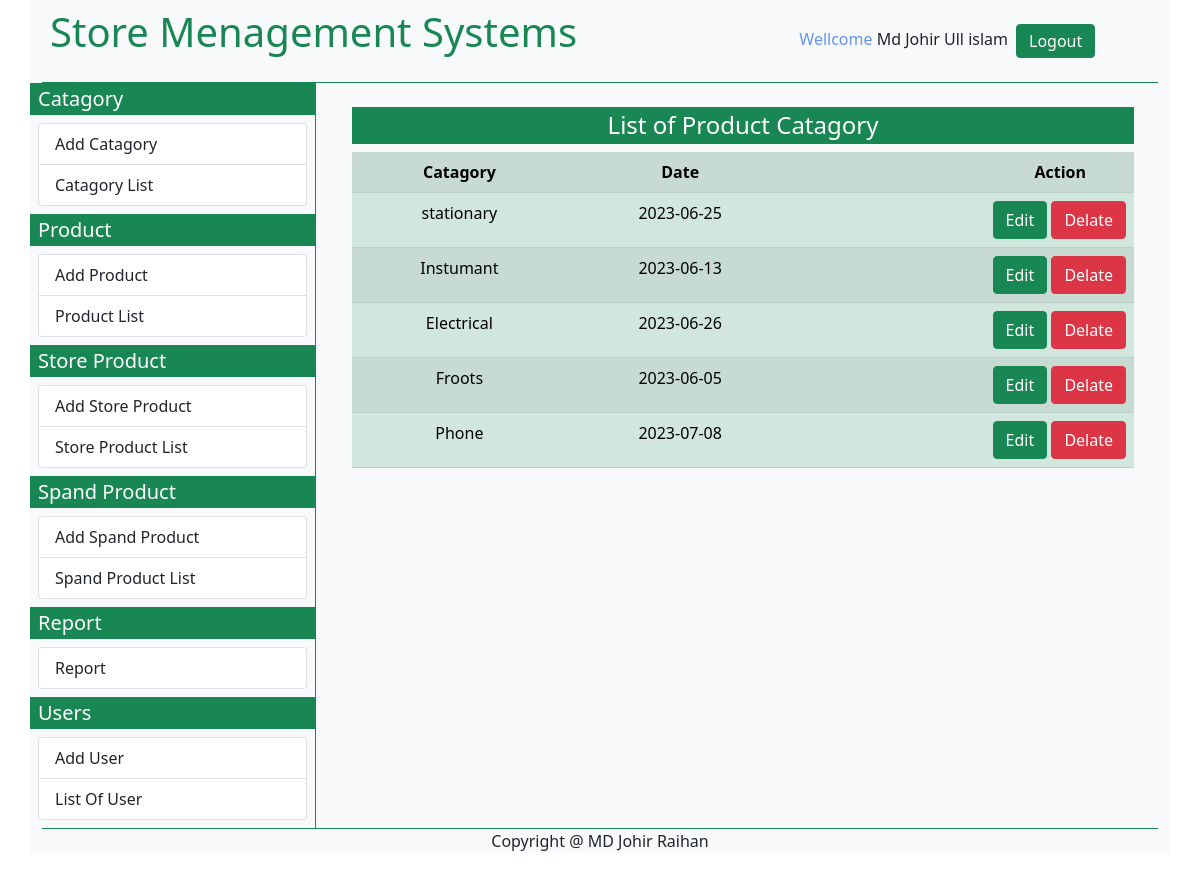
The app's page /StoreMS/list_of_catagory.php (signed in) with its own data.
### tables this page shows
CREATE TABLE `catagory` (
  `catagory_id` int(11) NOT NULL,
  `catagory_name` varchar(20) NOT NULL,
  `catagory_entry_date` varchar(10) NOT NULL
);

### StoreMS/list_of_catagory.php (the view, shortened to what this page needs)
<?php
    require ('connection.php');
    $user_first_name= $_SESSION['user_first_name'];
    $user_last_name= $_SESSION['user_last_name'];
    if(!empty($user_first_name) && !empty($user_last_name)){
?>
<!DOCTYPE html>
<html lang="en">
<head>
    <link href="https://cdn.jsdelivr.net/npm/bootstrap@5.0.2/dist/css/bootstrap.min.css" rel="stylesheet">
    <link rel="stylesheet" href="https://cdnjs.cloudflare.com/ajax/libs/font-awesome/6.4.0/css/all.min.css">
</head>
<body>
<div class="container bg-light">
      <div class="container-fluied border-bottom border-success">
      <?php include('top_bar.php'); ?>
      </div>
      <div class="container-fluied">
        <div class="row bg-light">
          <div class="col-sm-3 p-0 m-0">
          <?php include('left_bar.php') ?>
          </div>
          <div class="col-sm-9 border-start border-success">
          <div class="container p-4">
            <h4 class="text-center bg-success text-white p-1">List of Product Catagory</h4>
          <?php
    $sql= "SELECT * FROM catagory";
    $query =$conn ->query($sql);
    echo "<table class='table table-success table-striped table-hover'>
    <tr>
     <th class='text-center'>Catagory </th>
     <th class='text-center'>Date </th>
     <th class='text-end px-5'>Action</th>
    ";
    while ( $data = mysqli_fetch_assoc($query)){
        $catagory_id= $data ['catagory_id'];
        $catagory_name= $data ['catagory_name'];
        $catagory_entry_date= $data ['catagory_entry_date'];
        echo " <tr >
            <td class='text-center'>$catagory_name</td>
            <td class='text-center'> $catagory_entry_date</td>
            <td class='text-end'> <a href='edit_catagory.php? id=$catagory_id' class='btn btn-success' >Edit</a>
             <a href='edit_catagory.php? id=$catagory_id' class='btn btn-danger' >Delate</a>
            </td>
        </tr> ";
    }
    echo "</tr> </table>";
    ?>
          </div>
            </div>
            </div>
             </div>
                <div class="container-fluied border-top border-success">
                 <?php include('bottombar.php')?>
             </div>
    </div>
</body>
</html>
<?php
}
else{
    header('location:login.php');
}
?>

### records on screen
catagory: catagory_name "stationary", catagory_entry_date "2023-06-25"
catagory: catagory_name "Instumant", catagory_entry_date "2023-06-13"
catagory: catagory_name "Electrical", catagory_entry_date "2023-06-26"
catagory: catagory_name "Froots", catagory_entry_date "2023-06-05"
catagory: catagory_name "Phone", catagory_entry_date "2023-07-08"

### other values on screen
$user_first_name "Md Johir"
$user_last_name "Ull islam"
